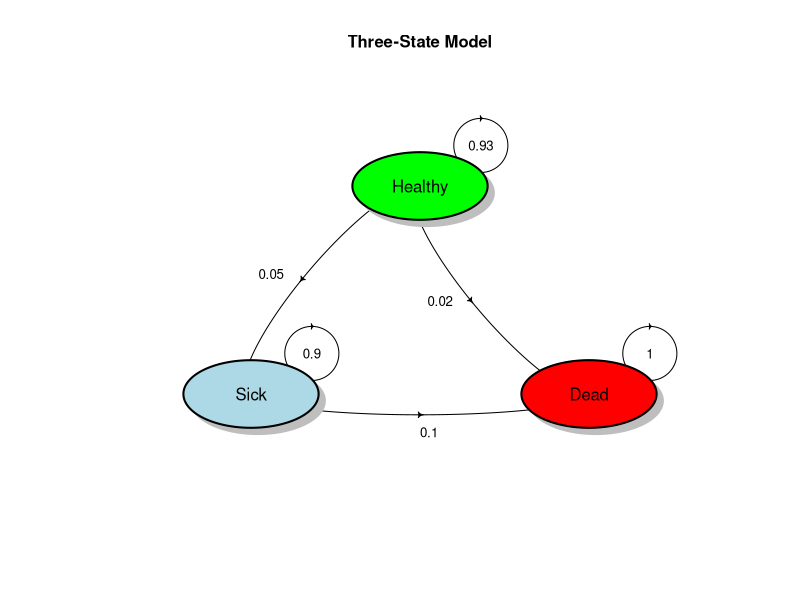
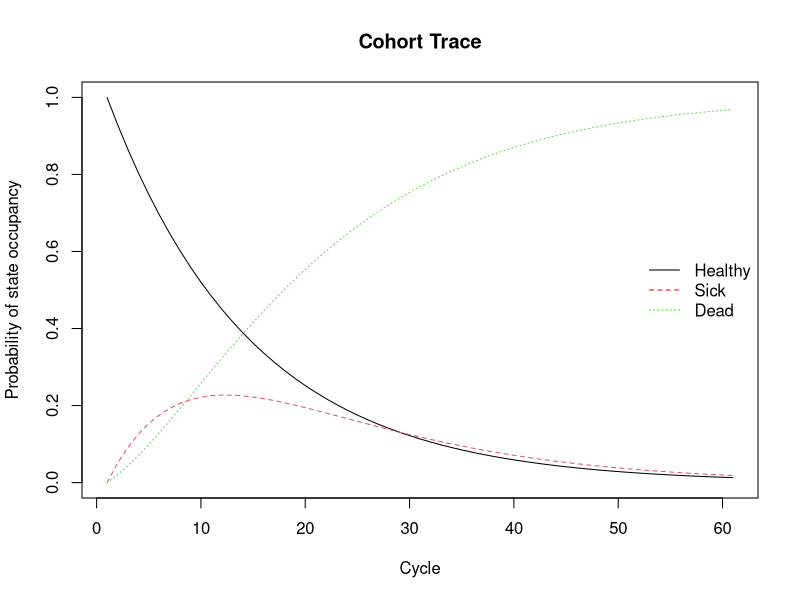
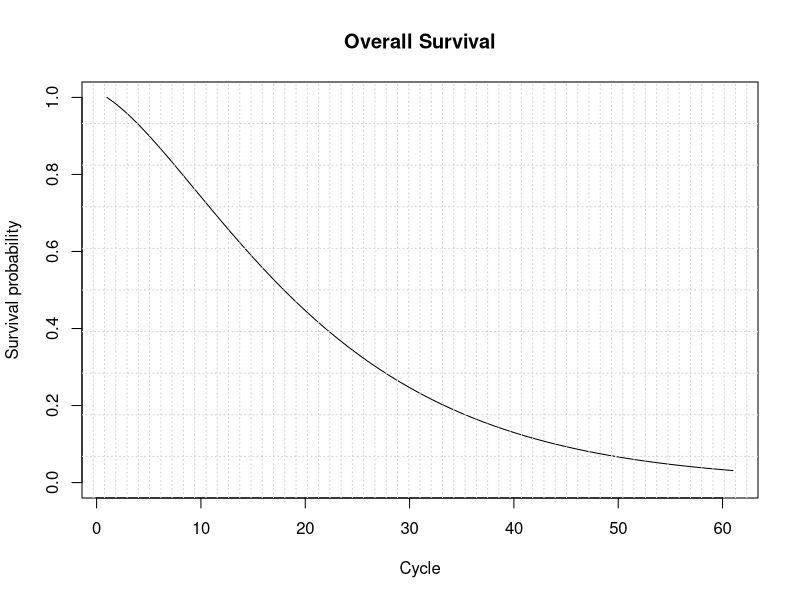
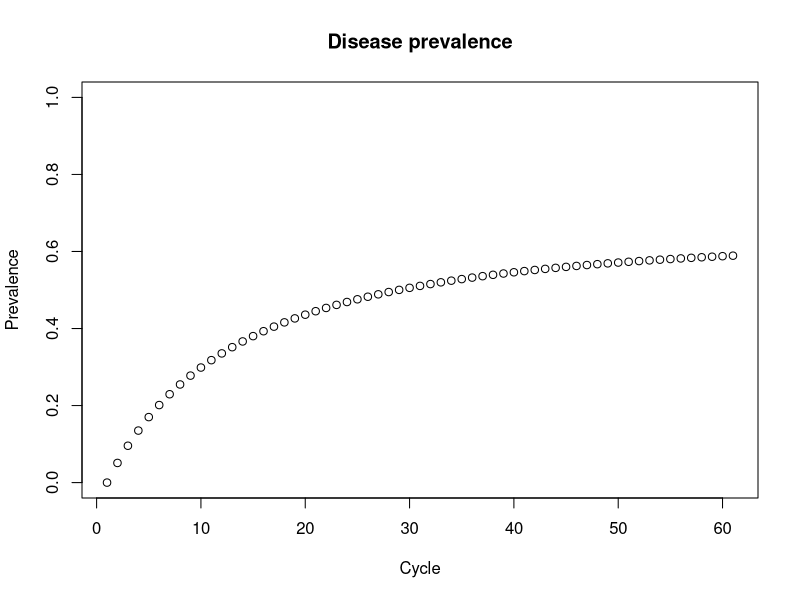

These figures' R source, in order:
#####################################################################################
##########             Simple 3-state Markov model in R         #####################
#####################################################################################

# Developed by the Decision Analysis in R for Technologies in Health (DARTH) workgroup
# Fernando Alarid-Escudero, PhD (1) 
# Eva A. Enns, MS, PhD (2)	
# M.G. Myriam Hunink, MD, PhD (3,4)
# Hawre J. Jalal, MD, PhD (5) 
# Eline M. Krijkamp, MSc (3)	
# Petros Pechlivanoglou, PhD (6) 

# In collaboration of: 		
# 1 Drug Policy Program, Center for Research and Teaching in Economics (CIDE) - CONACyT, 
#   Aguascalientes, Mexico
# 2 University of Minnesota School of Public Health, Minneapolis, MN, USA
# 3 Erasmus MC, Rotterdam, The Netherlands
# 4 Harvard T.H. Chan School of Public Health, Boston, USA
# 5 University of Pittsburgh Graduate School of Public Health, Pittsburgh, PA, USA
# 6 The Hospital for Sick Children, Toronto and University of Toronto, Toronto ON, Canada

#####################################################################################
# Please cite our publications when using this code
# - Jalal H, Pechlivanoglou P, Krijkamp E, Alarid-Escudero F, Enns E, Hunink MG. 
# An Overview of R in Health Decision Sciences. Med Decis Making. 2017; 37(3): 735-746. 
# - Krijkamp EM, Alarid-Escudero F, Enns EA, Jalal HJ, Hunink MGM, Pechlivanoglou P. 
# Microsimulation modeling for health decision sciences using R: A tutorial. 
# Med Decis Making. 2018;38(3):400–22. 

#####################################################################################
# Copyright 2017, THE HOSPITAL FOR SICK CHILDREN AND THE COLLABORATING INSTITUTIONS. 
# All rights reserved in Canada, the United States and worldwide.  
# Copyright, trademarks, trade names and any and all associated intellectual property 
# are exclusively owned by THE HOSPITAL FOR SICK CHILDREN and the collaborating 
# institutions and may not be used, reproduced, modified, distributed or adapted 
# in any way without written permission.
#####################################################################################

rm(list = ls())      # clear memory (removes all the variables from the workspace)

#### 01 Load packages ####
# no packages required
#install.packages("shape")    # descomentar e instalar paquete y luego comentar de nuevo
#install.packages("diagram")  # descomentar e instalar paquete y luego comentar de nuevo
library(shape)
library(diagram)
library(ggplot2)



#### 02 Input Model Parameters ####
## Strategy names
v.names.str <- c("Base Case")  
## Number of strategies
n.str <- length(v.names.str)
## Markov model parameters
v.n  <- c("Healthy", "Sick", "Dead")    # state names
n.s  <- length(v.n)                     # number of states
n.t  <- 60                              # number of cycles

p.HD <- 0.02  # probability to die when healthy
p.HS <- 0.05  # probability to become sick when healthy
p.SD <- 0.1   # probability to die when sick

# Costs and utilities  
c.H  <- 400                     # cost of remaining one cycle healthy
c.S  <- 100                     # cost of remaining one cycle sick
c.D  <- 0                       # cost of remaining one cycle dead
u.H  <- 0.8                     # utility when healthy 
u.S  <- 0.5                     # utility when sick
u.D  <- 0                       # utility when dead
d.r  <- 0.03                    # discount rate per cycle, same for costs and effectiveness
v.dwc <- 1 / (1 + d.r) ^ (0:n.t) # calculate discount weights for costs for each cycle based on discount rate d.r
v.dwe <- 1 / (1 + d.r) ^ (0:n.t) # calculate discount weights for effectiveness for each cycle based on discount rate d.r


#### 03 Define and initialize matrices and vectors ####
#### 03.1 Cohort trace ####
# create the cohort trace
m.M <- matrix(NA, 
              nrow = n.t + 1 ,             # create Markov trace (n.t + 1 because R doesn't understand  Cycle 0)
              ncol = n.s, 
              dimnames = list(0:n.t, v.n))

m.M[1, ] <- c(1, 0, 0)                     # initialize first cycle of Markov trace

#### 03.2 Transition probability MATRIX ####
# create the transition probability matrix
m.P  <- matrix(0,
               nrow = n.s,
               ncol = n.s,
               dimnames = list(v.n, v.n)) # name the columns and rows of the transition probability matrix
m.P

# fill in the transition probability matrix
### From Healthy
m.P["Healthy", "Healthy"] <- 1 - p.HD - p.HS
m.P["Healthy", "Sick"]    <- p.HS
m.P["Healthy", "Dead"]    <- p.HD

### From Sick
m.P["Sick", "Sick"] <- 1 - p.SD
m.P["Sick", "Dead"] <- p.SD

### From Dead
m.P["Dead", "Dead"] <- 1

# check rows add up to 1
rowSums(m.P)

#### 04 Run Markov model ####
for (t in 1:n.t){ # t <- 1                        # loop through the number of cycles
  m.M[t + 1, ] <- m.M[t, ] %*% m.P        # estimate the state vector for the next cycle (t + 1)
}

######Representación esquemática del modelo de 3 estados y sus probabilidades de transición.
##### Se puede crear una función para hacer esto también
  plotmat(round(t(m.P),3), pos = c(1,2), ###Define la matriz "m.p"  y ubicación de las estrategias
          lwd = 1, box.lwd = 2, 
          cex.txt = 0.8, 
          box.size = 0.1, 
          box.type = "circle", ### tipo de forma e.g. cuadrado, circulo, rectangulo
          box.prop = 0.5,
          box.col = c("green", "light blue", "Red"), ####color de las cajas o circulos
          arr.length=.1,
          arr.width=.1,
          self.cex = .4,
          self.shifty = .06,
          self.shiftx = .09,
        
          main = "Three-State Model", add = FALSE) ### titulo 
  
   
#### 05 Compute and Plot Epidemiological Outcomes ####
#### 05.1 Cohort trace #####
matplot(m.M, type = 'l', 
        ylab = "Probability of state occupancy",
        xlab = "Cycle",
        main = "Cohort Trace")              # create a plot of the data
legend("right", v.n, col = c("black", "red", "green"), lty = 1:3, bty = "n")  # add a legend to the graph

#### 05.2 Overall Survival (OS) #####
v.os <- 1 - m.M[, "Dead"]                  # calculate the overall survival (OS) probability
v.os <- rowSums(m.M[, 1:2])                # alternative way of calculating the OS probability   

plot(v.os, type = 'l', 
     ylim = c(0, 1),
     ylab = "Survival probability",
     xlab = "Cycle",
     main = "Overall Survival")             # create a simple plot showing the OS
grid(nx = n.t, ny = 10, col = "lightgray", lty = "dotted", lwd = par("lwd"), equilogs = TRUE) # add grid 

#### 05.2.1 Life Expectancy (LE) #####
v.le <- sum(v.os)                             # summing probablity of OS over time  (i.e. life expectancy)

#### 05.3 Disease prevalence #####
v.prev <- m.M[, "Sick"]/v.os
plot(v.prev,
     ylim = c(0, 1),
     ylab = "Prevalence",
     xlab = "Cycle",
     main = "Disease prevalence")

#### 06 Compute Cost-Effectiveness Outcomes ####
#### 06.1 Mean Costs and QALYs ####
# per cycle
v.tc <- m.M %*% c(c.H, c.S, c.D)  # calculate expected costs by multiplying m.M with the cost vector for the different health states   
v.tu <- m.M %*% c(u.H, u.S, u.D)  # calculate expected QALYs by multiplying m.M with the utilities for the different health states   

#### 06.2 Discounted Mean Costs and QALYs ####
v.tc.d <-  t(v.tc) %*% v.dwc   # Discount costs  by multiplying the cost vector with discount weights (v.dw) 
v.te.d <-  t(v.tu) %*% v.dwe   # Discount QALYS  by multiplying the QALYs vector with discount weights (v.dw)

df.results <- data.frame("Total Discounted Cost" = v.tc.d, 
                         "Life Expectancy" = v.le, 
                         "Total Discounted QALYs" = v.te.d, 
                         check.names = F)
df.results
